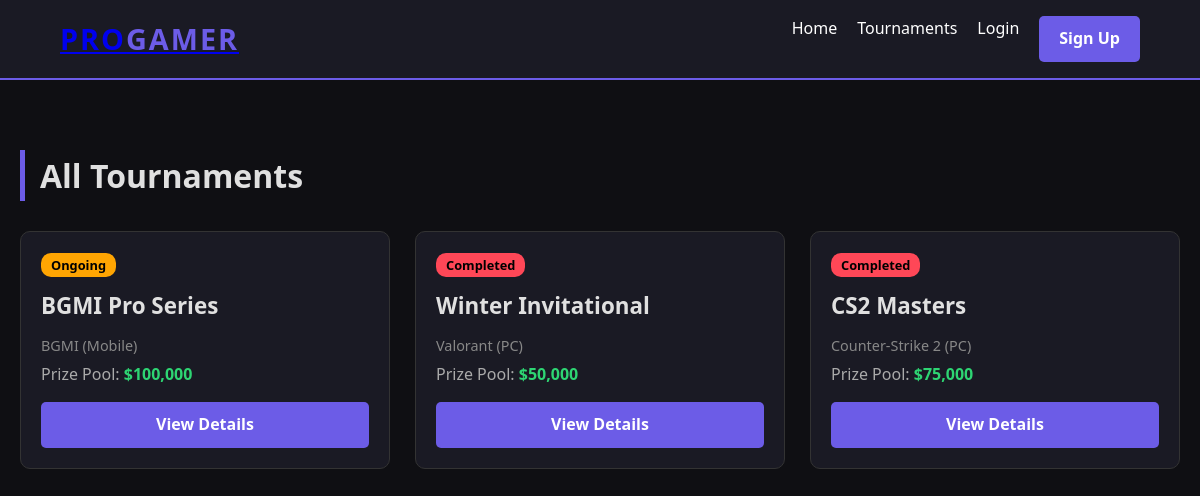
/tournaments.php, run on the app's committed database.
### tables this page shows
CREATE TABLE `tournament` (
  `tournament_id` int(11) NOT NULL,
  `tournament_name` varchar(150) NOT NULL,
  `game_id` int(11) DEFAULT NULL,
  `organizer_id` int(11) DEFAULT NULL,
  `start_date` datetime DEFAULT NULL,
  `end_date` datetime DEFAULT NULL,
  `prize_pool` decimal(10,2) DEFAULT NULL
);

CREATE TABLE `game` (
  `game_id` int(11) NOT NULL,
  `game_name` varchar(100) NOT NULL,
  `platform` varchar(50) DEFAULT NULL,
  `max_team_size` int(11) DEFAULT 5,
  `min_age` int(11) DEFAULT 0,
  `min_teams_per_match` int(11) DEFAULT 2
);

### tournaments.php (the view)
<?php
include __DIR__ . '/includes/db_connect.php';
include __DIR__ . '/includes/header.php';
?>
<div style="max-width: 1200px; margin: 50px auto; padding: 20px;">
    <h1 style="border-left: 5px solid #6c5ce7; padding-left: 15px; margin-bottom: 30px;">All Tournaments</h1>
    <div style="display: grid; grid-template-columns: repeat(auto-fill, minmax(300px, 1fr)); gap: 25px;">
        <?php
        $sql = "SELECT T.*, G.game_name, G.platform
                FROM Tournament T
                JOIN Game G ON T.game_id = G.game_id
                ORDER BY T.start_date DESC";
        $result = $conn->query($sql);
        if ($result->num_rows > 0) {
            while($row = $result->fetch_assoc()) {
                $status_color = '#2ed573';
                $status_text = 'Upcoming';
                $now = date("Y-m-d H:i:s");
                if ($now > $row['start_date'] && $now < $row['end_date']) {
                    $status_text = 'Ongoing';
                    $status_color = '#ffa502';
                } elseif ($now > $row['end_date']) {
                    $status_text = 'Completed';
                    $status_color = '#ff4757';
                }
                echo '
                <div style="background: #1a1a24; border-radius: 10px; overflow: hidden; transition: 0.3s; border: 1px solid #333;">
                    <div style="padding: 20px;">
                        <span style="background: '.$status_color.'; color: #000; padding: 3px 10px; border-radius: 10px; font-size: 0.8rem; font-weight: bold;">
                            '.$status_text.'
                        </span>
                        <h3 style="margin: 10px 0; font-size: 1.4rem;">'.htmlspecialchars($row['tournament_name']).'</h3>
                        <p style="color: #888; font-size: 0.9rem; margin-bottom: 5px;">
                            '.$row['game_name'].' ('.$row['platform'].')
                        </p>
                        <p style="color: #aaa; margin-bottom: 15px;">
                            Prize Pool: <span style="color: #2ed573; font-weight: bold;">$'.number_format($row['prize_pool']).'</span>
                        </p>
                        <a href="tournament_view.php?id='.$row['tournament_id'].'" class="btn" style="display: block; text-align: center;">View Details</a>
                    </div>
                </div>';
            }
        } else {
            echo "<p>No tournaments found.</p>";
        }
        ?>
    </div>
</div>
</body>
</html>

### css/style.css (style rules this page uses)
* { margin: 0; padding: 0; box-sizing: border-box; font-family: 'Segoe UI', Tahoma, Geneva, Verdana, sans-serif; }
body { background-color: #0f0f13; color: #e0e0e0; line-height: 1.6; }
.btn { display: inline-block; padding: 10px 20px; background-color: #6c5ce7; color: #fff; text-decoration: none; border-radius: 5px; border: none; cursor: pointer; font-weight: bold; transition: 0.3s; }

### data on the page
tournament: status_text "Ongoing", tournament_name "BGMI Pro Series", game.game_name "BGMI", game.platform "Mobile", prize_pool "100,000"
tournament: status_text "Completed", tournament_name "Winter Invitational", game.game_name "Valorant", game.platform "PC", prize_pool "50,000"
tournament: status_text "Completed", tournament_name "CS2 Masters", game.game_name "Counter-Strike 2", game.platform "PC", prize_pool "75,000"
